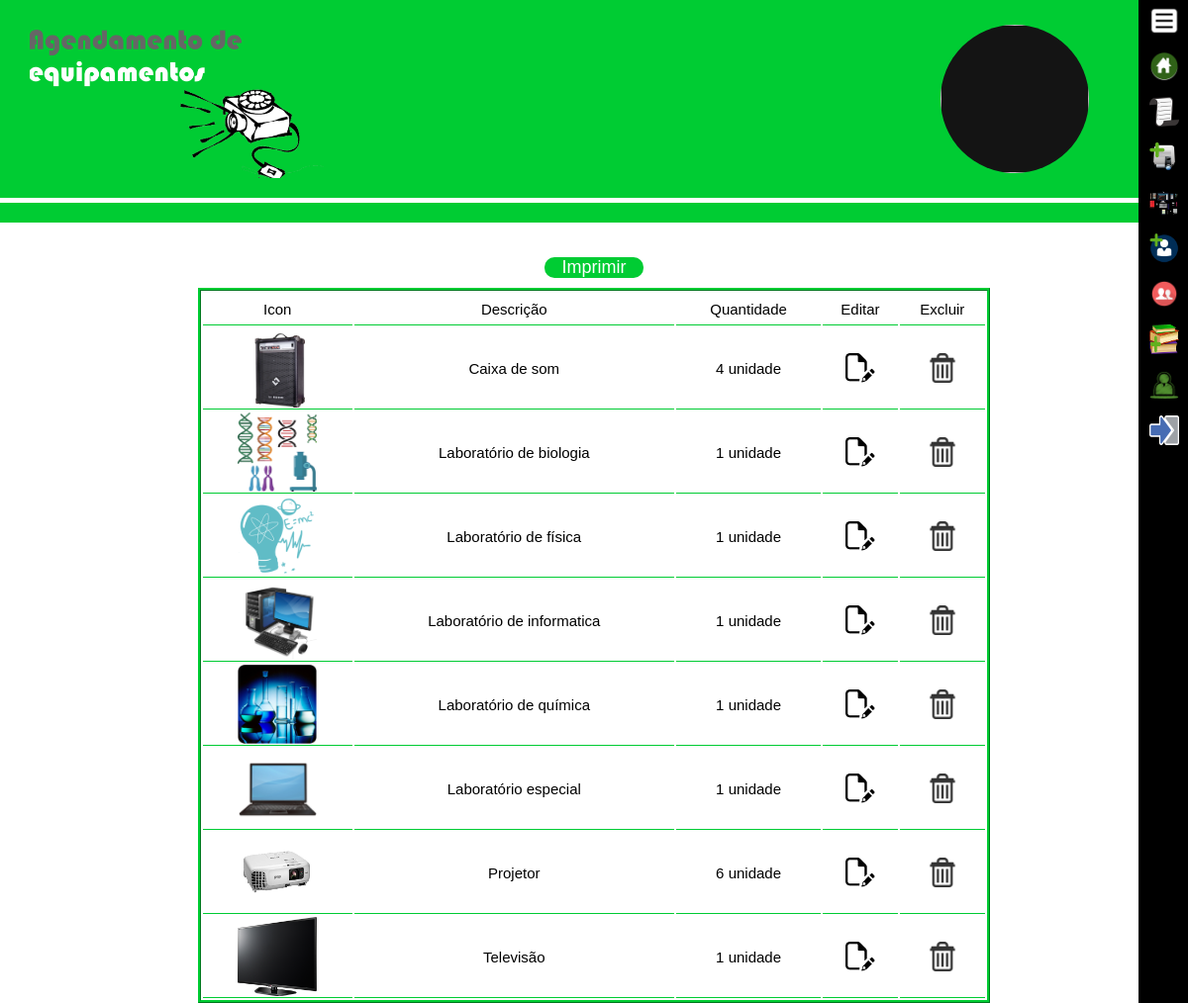
The app's page /html/adm/dados/equipamentos.php (signed in) with its own data.
### tables this page shows
CREATE TABLE `equipamento` (
  `CODIGO` int(11) NOT NULL,
  `DESCRICAO` varchar(45) NOT NULL,
  `ICON` varchar(200) NOT NULL,
  `QUANTIDADE` int(11) NOT NULL
);

### html/adm/dados/equipamentos.php (the view, shortened to what this page needs)
<!DOCTYPE html PUBLIC "-//W3C//DTD XHTML 1.0 Transitional//EN" "http://www.w3.org/TR/xhtml1/DTD/xhtml1-transitional.dtd">
<html xmlns="http://www.w3.org/1999/xhtml">
<head>
<link rel="stylesheet" type="text/css" href="../../../css/style adm.css" />
<?php
include_once('../../../php/conexao.php');
$cpf = $_SESSION['CPF'];
$permissao = $_SESSION['PERMISSAO'];
if(isset($cpf) && $permissao == 1){
?>
</head>
<body>
<header class="banner">
	<div class="loga">
    </div>
    <img class="perfil" src="<?php echo $_SESSION['FOTO']?>" draggable="false">
</header>
<div class="linha"></div>
<nav>
	<ul>
    	<li><img src="../../../img/menu.png" class="imgMenu" id="menuH" draggable="false" style="cursor: pointer;"></li>
    	<li><a href="../../administrador"><img src="../../../img/home.png" class="imgMenu" draggable="false"><p class="legenda" >Home</p></a></li>
    	<li><a href="listar"><img src="../../../img/list.png" class="imgMenu" draggable="false"><p class="legenda" >Agendamentos</p></a></li>
        <li><a href="../add/add"><img src="../../../img/addEquipamento.png" class="imgMenu" draggable="false"><p class="legenda" >Add Equipamentos</p></a></li>
        <li><img src="../../../img/list.Equipamentos.png" class="imgMenu" draggable="false"></li>
    	<li><a href="../add/professor"><img src="../../../img/addUser.png" class="imgMenu" draggable="false"><p class="legenda" >Add Professor</p></a></li>
        <li><a href="professores"><img src="../../../img/listProfessor.png" class="imgMenu" draggable="false"><p class="legenda" >Listar Professores</p></a></li>
    	<li><a href="../add/curso"><img src="../../../img/addCurso.png" class="imgMenu" draggable="false"><p class="legenda" >Add Curso</p></a></li>
    	<li><a href="dados"><img src="../../../img/user-icon.png" class="imgMenu" draggable="false"><p class="legenda">Dados pessoais</p></a></li>
    	<li><a href="../../../php/sair.php"><img src="../../../img/sair.png" class="imgMenu" draggable="false"><p class="legenda">Sair</p></a></li>
    </ul>
</nav>
<main>
<div class="tableList">
<div class="opcs">
	<div id="print" class="print" style="cursor: pointer;">
	Imprimir
	</div>
</div>
<table>
    <tr id="ca">
        <td>Icon</td>
        <td>Descrição</td>
        <td>Quantidade</td>
        <td name="update">Editar</td>
        <td name="delete">Excluir</td>
    </tr>
	<?php
	$sql = "SELECT * FROM EQUIPAMENTO ORDER BY DESCRICAO ASC";
	$queryAgendamento = mysqli_query($con,$sql);
	while($rowList = mysqli_fetch_array($queryAgendamento)){
		?>
			<tr id="linha<?php echo $rowList['CODIGO']?>">
            	<td><img class="ft" src="<?php echo $rowList['ICON']?>" draggable="false"></td>
                <td><?php echo $rowList['DESCRICAO']?></td>
                <td><?php echo $rowList['QUANTIDADE']." unidade"?></td>
                <td name="update"><a href="../../../php/updateEquipamento.php?codigo=<?php echo $rowList['CODIGO'];?>"><img src="../../../img/edit-file.png" width="30"></a></td>
                <td name="delete"><img src="../../../img/delete.png" width="30" onclick="excluir(<?php echo $rowList['CODIGO']?>)"></td>
   			 </tr>
		<?php
		}
	?>
</table>
</div>
</main>
<link rel="stylesheet" type="text/css" href="../../../jquery-ui-1.12.1/jquery-ui-1.12.1/jquery-ui.css">
</body>
</html>
<?php
}else{
	session_destroy();
	header('location:../../../');
	}
?>

### css/style adm.css (style rules this page uses)
* { margin:0 }
body { background-color:#FFF; font-family:Verdana, Geneva, sans-serif }
.banner { width:100%; height:150px; position:relative; background-color:#0C3 }
ul { list-style:none }
nav { width:50px; height:100%; position:fixed; top:0px; right:0px; float:right; background-color:#000; list-style:none; z-index:999 }
.imgMenu { position:relative; left:-35px; padding:6px; width:30px; height:30px; margin:0 auto; margin-bottom:0px; }
.loga { position:relative; top: 10%; left:30px; width:330px; height:160px; background-image:url(../img/loga2.png); background-repeat:no-repeat; background-size:60%; }
.linha { width:100%; height:20px; position:relative; top:5px; background-color:#0C3 }
main { position:relative; top:10px; width:100%; min-height:500px; }
a { text-decoration:none }
.tableList { padding-top:20px; }
.tableList table { width:70%; text-align:center; border:#0C3 ridge 3px }
.tableList td { font-size:10px; border-bottom:1px ridge #0C3; }
.print { width: 100px; font-size: 18px; text-align:center; color: white; background-color: #0C3; border-radius: 10px; margin: 10px auto; }
.opcs { width: 100%; }
.perfil { width:80px; height:80px; background-color:#141414; position:absolute; top:15px; right:66px; border-radius:75px; }
@media only screen and (min-width: 769px) { * { margin:0 } }
@media only screen and (min-width: 769px) { body { background-color:#FFF; font-family:Verdana, Geneva, sans-serif } }
@media only screen and (min-width: 769px) { .banner { width:100%; height:200px; position:relative; background-color:#0C3 } }
@media only screen and (min-width: 769px) { ul { list-style:none } }
@media only screen and (min-width: 769px) { nav { width:50px; height:100%; position:fixed; top:0px; right:0px; float:right; background-color:#000; list-style:none; z-index:999 } }
@media only screen and (min-width: 769px) { .imgMenu { position:relative; left:-35px; padding:6px; width:30px; height:30px; margin:0 auto; margin-bottom:0px; } }
@media only screen and (min-width: 769px) { .loga { position:relative; top: 10%; left:30px; width:330px; height:160px; background-image:url(../img/loga2.png); background-repeat:no-repeat; background-size:90%; } }
@media only screen and (min-width: 769px) { .linha { width:100%; height:20px; position:relative; top:5px; background-color:#0C3 } }
@media only screen and (min-width: 769px) { main { position:relative; top:10px; width:100%; min-height:500px; } }
@media only screen and (min-width: 769px) { a { text-decoration:none } }
@media only screen and (min-width: 769px) { .tableList { padding-top:20px; width:80%; margin:0 auto; } }
@media only screen and (min-width: 769px) { .tableList table { margin:0 auto; width:800px; text-align:center; border:#0C3 ridge 3px } }
@media only screen and (min-width: 769px) { .tableList td { font-size: 15px; height:30px; border-bottom:1px ridge #0C3; } }
@media only screen and (min-width: 769px) { .print { width: 100px; font-size: 18px; text-align:center; color: white; background-color: #0C3; border-radius: 10px; margin: 10px auto; } }
@media only screen and (min-width: 769px) { .opcs { width: 800px; margin: 0 auto; text-align:center; } }
@media only screen and (min-width: 769px) { .perfil { width:150px; height:150px; background-color:#141414; position:absolute; top:25px; right:100px; border-radius:75px; } }

### html/adm/dados/equipamentos.php (style rules this page uses)
.ft { width:80px; height:80px; }

### records on screen
equipamento: ICON (picture), DESCRICAO "Caixa de som", QUANTIDADE "4"
equipamento: ICON (picture), DESCRICAO "Laboratório de biologia", QUANTIDADE "1"
equipamento: ICON (picture), DESCRICAO "Laboratório de física", QUANTIDADE "1"
equipamento: ICON (picture), DESCRICAO "Laboratório de informatica", QUANTIDADE "1"
equipamento: ICON (picture), DESCRICAO "Laboratório de química", QUANTIDADE "1"
equipamento: ICON (picture), DESCRICAO "Laboratório especial", QUANTIDADE "1"
equipamento: ICON (picture), DESCRICAO "Projetor", QUANTIDADE "6"
equipamento: ICON (picture), DESCRICAO "Televisão", QUANTIDADE "1"
